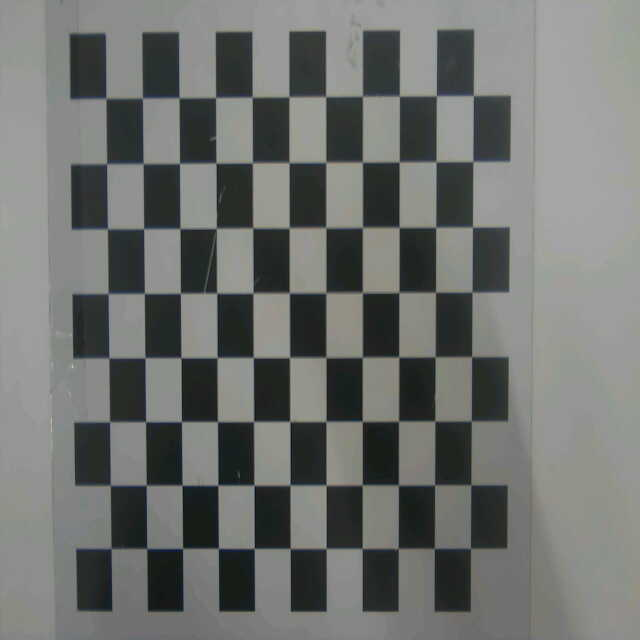
#> input picture 20.Myself/camera_calibration_640/calib_001.jpg, 640 x 640 px; its folder holds 4 pictures in this run
$ python calibrate_camera.py
#> lines starting #> are read from the running program, lines starting #| are printed output that depends on the picture
#!/usr/bin/env python3
# -*- coding: utf-8 -*-
"""
Calibrate the K230 camera from 640x640 chessboard images.

Expected input names:
    camera_calibration_640/calib_001.jpg
    camera_calibration_640/calib_002.jpg
    ...

The chessboard has 11x8 inner corners and a 15 mm square size. This is a
desktop OpenCV script; copy or mount the K230 SD-card image directory first.
"""

from __future__ import annotations

import argparse
import json
import math
from pathlib import Path

import cv2
import numpy as np


BOARD_COLUMNS = 11
BOARD_ROWS = 8
SQUARE_SIZE_MM = 15.0
BOARD_SIZE = (BOARD_COLUMNS, BOARD_ROWS)


def parse_args() -> argparse.Namespace:
    default_directory = Path(__file__).resolve().parent.parent / (
        "camera_calibration_640"
    )
    parser = argparse.ArgumentParser(
        description=(
            "Calibrate a camera from calib_*.jpg chessboard images "
            "(11x8 inner corners, 15 mm squares)."
        )
    )
    parser.add_argument(
        "image_dir",
        nargs="?",
        type=Path,
        default=default_directory,
        help=(
            "directory containing calib_*.jpg "
            "(default: ../camera_calibration_640 relative to this script)"
        ),
    )
    return parser.parse_args()


def make_object_points() -> np.ndarray:
    points = np.zeros(
        (BOARD_COLUMNS * BOARD_ROWS, 3),
        dtype=np.float32,
    )
    points[:, :2] = (
        np.mgrid[0:BOARD_COLUMNS, 0:BOARD_ROWS]
        .T.reshape(-1, 2)
        .astype(np.float32)
    )
    points[:, :2] *= SQUARE_SIZE_MM
    return points


def save_corner_result(
    source: np.ndarray,
    source_path: Path,
    found: bool,
    corners: np.ndarray | None,
) -> Path:
    result = source.copy()
    if found and corners is not None:
        cv2.drawChessboardCorners(
            result,
            BOARD_SIZE,
            corners,
            True,
        )
        label = "FOUND 11x8"
        color = (0, 255, 0)
    else:
        label = "NOT FOUND 11x8"
        color = (0, 0, 255)

    cv2.rectangle(result, (0, 0), (250, 36), (0, 0, 0), -1)
    cv2.putText(
        result,
        label,
        (8, 25),
        cv2.FONT_HERSHEY_SIMPLEX,
        0.7,
        color,
        2,
        cv2.LINE_AA,
    )
    output_path = source_path.parent / (
        "corners_" + source_path.name
    )
    if not cv2.imwrite(str(output_path), result):
        raise OSError("could not write corner result: " + str(output_path))
    return output_path


def per_image_reprojection_error(
    object_points: np.ndarray,
    detected_points: np.ndarray,
    rotation_vector: np.ndarray,
    translation_vector: np.ndarray,
    camera_matrix: np.ndarray,
    distortion_coefficients: np.ndarray,
) -> float:
    projected_points, _ = cv2.projectPoints(
        object_points,
        rotation_vector,
        translation_vector,
        camera_matrix,
        distortion_coefficients,
    )
    delta = detected_points.reshape(-1, 2) - projected_points.reshape(
        -1,
        2,
    )
    squared_pixel_distance = np.sum(delta * delta, axis=1)
    return float(math.sqrt(float(np.mean(squared_pixel_distance))))


def main() -> None:
    args = parse_args()
    image_directory = args.image_dir.expanduser().resolve()
    if not image_directory.is_dir():
        raise FileNotFoundError(
            "image directory does not exist: " + str(image_directory)
        )

    image_paths = sorted(image_directory.glob("calib_*.jpg"))
    if not image_paths:
        raise FileNotFoundError(
            "no calib_*.jpg images found in " + str(image_directory)
        )

    object_template = make_object_points()
    object_points: list[np.ndarray] = []
    image_points: list[np.ndarray] = []
    accepted_paths: list[Path] = []
    image_results: list[dict[str, object]] = []
    image_size: tuple[int, int] | None = None

    find_flags = (
        cv2.CALIB_CB_NORMALIZE_IMAGE
        | cv2.CALIB_CB_EXHAUSTIVE
        | cv2.CALIB_CB_ACCURACY
    )

    print("Image directory:", image_directory)
    print(
        "Chessboard:",
        "%dx%d inner corners," % BOARD_SIZE,
        SQUARE_SIZE_MM,
        "mm squares",
    )

    for path in image_paths:
        source = cv2.imread(str(path), cv2.IMREAD_COLOR)
#> source is the input picture: shape (640, 640, 3); mean B, G, R 111.1, 113.5, 111.4
        if source is None:
            image_results.append(
                {
                    "image": path.name,
                    "corners_found": False,
                    "error": "OpenCV could not read the image",
                }
            )
            print("[READ FAILED]", path.name)
            continue

        current_size = (source.shape[1], source.shape[0])
#> current_size = (640, 640)
        if image_size is None:
            image_size = current_size
#> image_size = (640, 640)
        elif current_size != image_size:
            result_path = save_corner_result(
                source,
                path,
                False,
                None,
            )
            image_results.append(
                {
                    "image": path.name,
                    "corners_found": False,
                    "corner_result": result_path.name,
                    "error": (
                        "image size %s differs from expected %s"
                        % (current_size, image_size)
                    ),
                }
            )
            print("[SIZE MISMATCH]", path.name, current_size)
            continue

        gray = cv2.cvtColor(source, cv2.COLOR_BGR2GRAY)
        found, corners = cv2.findChessboardCornersSB(
            gray,
            BOARD_SIZE,
            flags=find_flags,
        )
#> found = True; corners = 88 rows, first 8: [470.1, 548.3], [433.9, 548.2], [397.8, 548.3], [361.8, 548.6], [326.1, 548.5], [290, 548.5], [254, 548.3], [218.2, 548.1]
        result_path = save_corner_result(
            source,
            path,
            bool(found),
            corners if found else None,
        )
#> in save_corner_result, `cv2.putText( result, label, (8, 25), cv2.FONT_HERSHEY_SIMPLEX, 0.7, co..`:
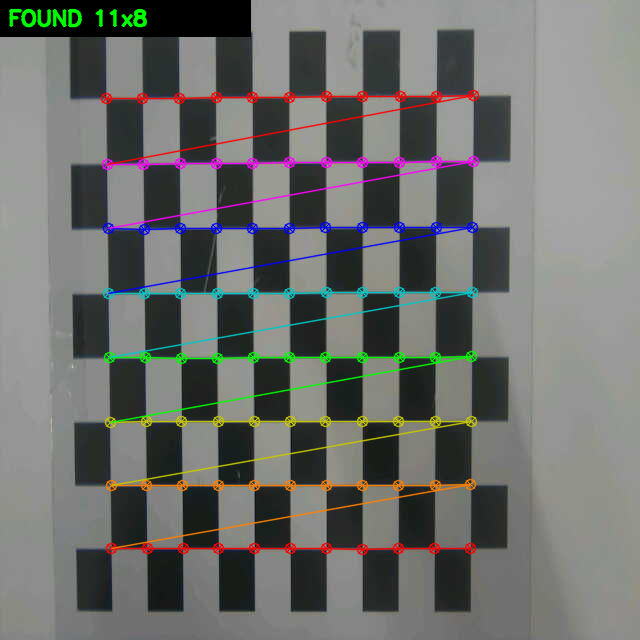
#> result: shape (640, 640, 3); mean B, G, R 107.9, 111.2, 109.9

        entry: dict[str, object] = {
            "image": path.name,
            "corners_found": bool(found),
            "corner_result": result_path.name,
        }
#> entry = {'image': 'calib_001.jpg', 'corners_found': True, 'corner_result': 'corners_calib_001.jpg'}
        image_results.append(entry)

        if found:
            object_points.append(object_template.copy())
            image_points.append(
                np.asarray(corners, dtype=np.float32)
            )
            accepted_paths.append(path)
            print("[FOUND]", path.name)
        else:
            print("[NOT FOUND]", path.name)
#> pass 2 of the loop in main, `for path in image_paths:`:
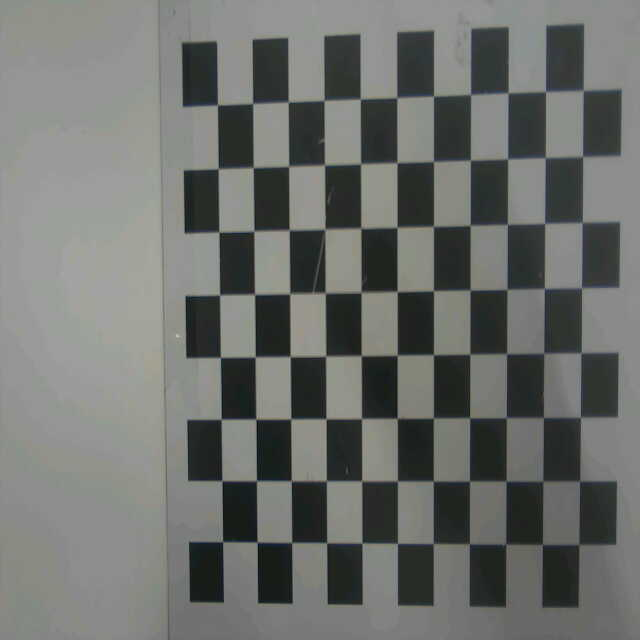
#> input picture 20.Myself/camera_calibration_640/calib_002.jpg, 640 x 640 px
#> in main, source is the input picture: shape (640, 640, 3); mean B, G, R 108.6, 111.7, 109.5
#> corners = 88 rows, first 8: [578.5, 544.5], [542.2, 544.4], [505.4, 543.9], [469.4, 543.4], [433.3, 543.1], [397.3, 543.2], [361.7, 542.9], [326.6, 542.7]
#> in save_corner_result (call 2), `cv2.putText( result, label, (8, 25), cv2.FONT_HERSHEY_SIMPLEX, 0.7, co..`:
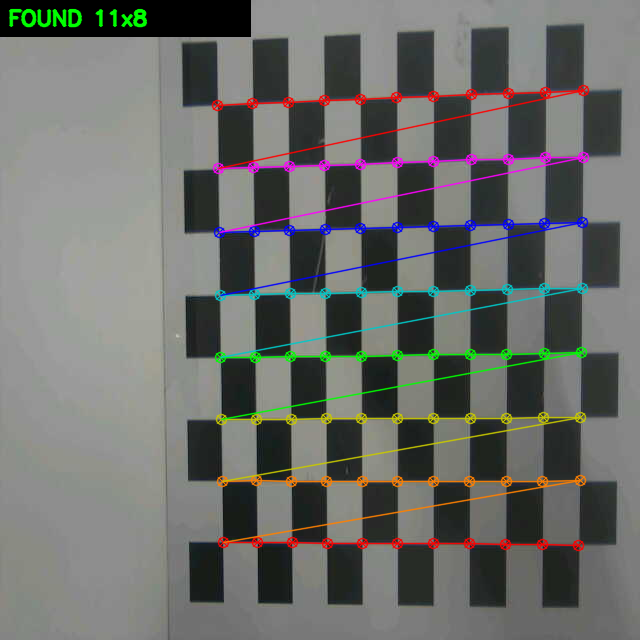
#> result: shape (640, 640, 3); mean B, G, R 105.5, 109.3, 108
#> entry = {'image': 'calib_002.jpg', 'corners_found': True, 'corner_result': 'corners_calib_002.jpg'}
#> pass 3 of the loop in main, `for path in image_paths:`:
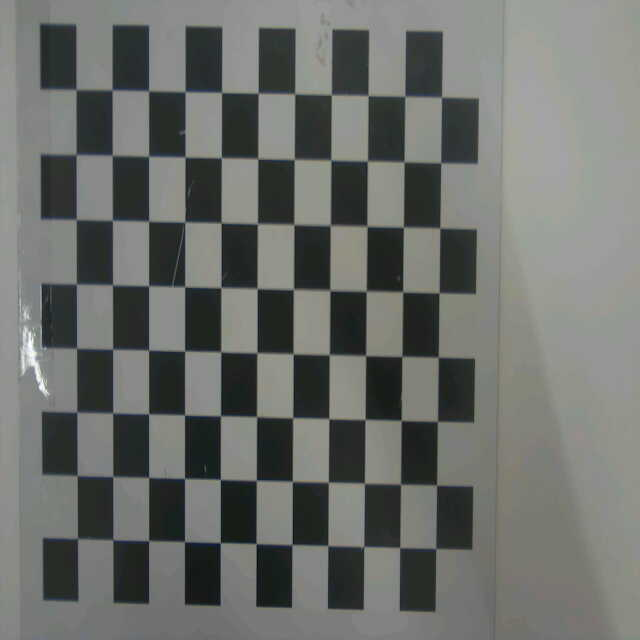
#> input picture 20.Myself/camera_calibration_640/calib_003.jpg, 640 x 640 px
#> in main, source is the input picture: shape (640, 640, 3); mean B, G, R 106.7, 110.2, 107.8
#> corners = 88 rows, first 8: [435.8, 548.1], [399.6, 547.6], [363.9, 546.6], [327.7, 545.5], [291.8, 544.8], [256.1, 543.7], [220.1, 542.4], [184.5, 541]
#> in save_corner_result (call 3), `cv2.putText( result, label, (8, 25), cv2.FONT_HERSHEY_SIMPLEX, 0.7, co..`:
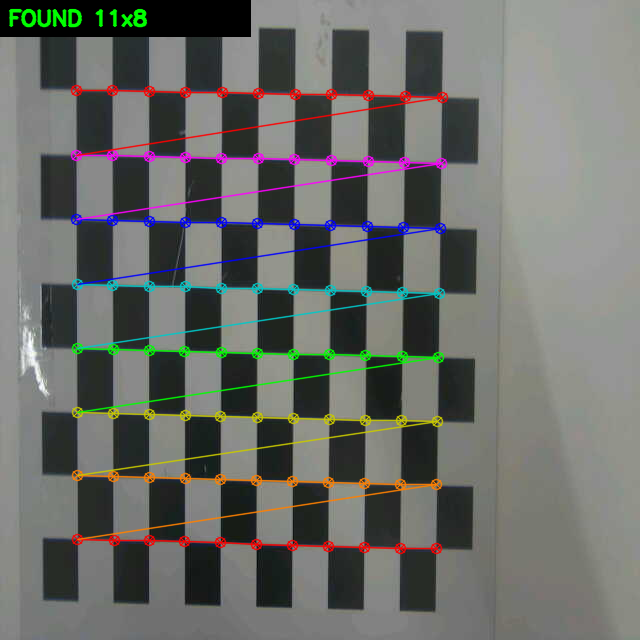
#> result: shape (640, 640, 3); mean B, G, R 103.9, 108.3, 106.7
#> entry = {'image': 'calib_003.jpg', 'corners_found': True, 'corner_result': 'corners_calib_003.jpg'}
#> the loop made 4 passes; the first 3 are shown

    if image_size is None:
        raise RuntimeError("none of the input images could be read")
    if len(object_points) < 3:
        raise RuntimeError(
            "only %d usable images; at least 3 are required"
            % len(object_points)
        )

    (
        total_rms,
        camera_matrix,
        distortion_coefficients,
        rotation_vectors,
        translation_vectors,
    ) = cv2.calibrateCamera(
        object_points,
        image_points,
        image_size,
        None,
        None,
    )

    error_by_name: dict[str, float] = {}
    for index, path in enumerate(accepted_paths):
        error_by_name[path.name] = per_image_reprojection_error(
            object_points[index],
            image_points[index],
            rotation_vectors[index],
            translation_vectors[index],
            camera_matrix,
            distortion_coefficients,
        )

    for entry in image_results:
        image_name = str(entry["image"])
        if image_name in error_by_name:
            entry["reprojection_error_pixels"] = error_by_name[
                image_name
            ]

    successful_errors = list(error_by_name.values())
    result = {
        "schema_version": 1,
        "image_directory": str(image_directory),
        "image_size": {
            "width": image_size[0],
            "height": image_size[1],
        },
        "board": {
            "inner_corners_columns": BOARD_COLUMNS,
            "inner_corners_rows": BOARD_ROWS,
            "square_size_mm": SQUARE_SIZE_MM,
        },
        "input_image_count": len(image_paths),
        "successful_image_count": len(object_points),
        "total_rms_pixels": float(total_rms),
        "mean_per_image_reprojection_error_pixels": float(
            np.mean(successful_errors)
        ),
        "camera_matrix": camera_matrix.tolist(),
        "distortion_coefficients": distortion_coefficients.reshape(
            -1
        ).tolist(),
        "images": image_results,
    }

    output_path = image_directory / "camera_calibration.json"
    output_path.write_text(
        json.dumps(result, ensure_ascii=False, indent=2) + "\n",
        encoding="utf-8",
    )

    print("\nCalibration completed")
    print("Usable images:", len(object_points), "/", len(image_paths))
    print("Image size:", image_size)
#| Image size: (640, 640)
    print("Total RMS (pixels):", float(total_rms))
    print("Camera matrix:")
    print(camera_matrix)
    print("Distortion coefficients:")
    print(distortion_coefficients.reshape(-1))
    print("Per-image reprojection error (pixels):")
    for path in accepted_paths:
        print(
            "  %s: %.6f"
            % (path.name, error_by_name[path.name])
        )
    print("Saved:", output_path)
    print(
        "Corner result images:",
        image_directory / "corners_calib_*.jpg",
    )


if __name__ == "__main__":
    main()
